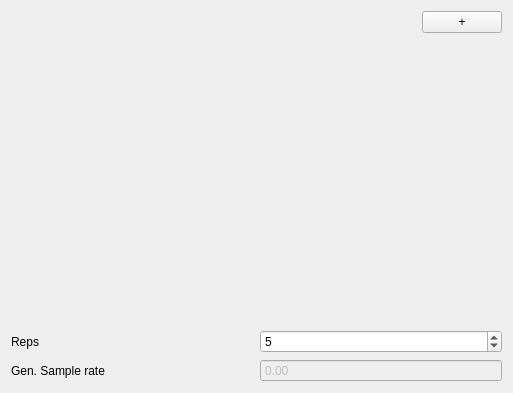
<?xml version="1.0" encoding="UTF-8"?>
<ui version="4.0">
 <class>ExploreStimEditor</class>
 <widget class="QWidget" name="ExploreStimEditor">
  <property name="geometry">
   <rect>
    <x>0</x>
    <y>0</y>
    <width>513</width>
    <height>393</height>
   </rect>
  </property>
  <property name="windowTitle">
   <string>Form</string>
  </property>
  <layout class="QVBoxLayout" name="verticalLayout">
   <item>
    <layout class="QHBoxLayout" name="_">
     <item>
      <layout class="QHBoxLayout" name="trackBtnLayout"/>
     </item>
     <item>
      <spacer name="horizontalSpacer">
       <property name="orientation">
        <enum>Qt::Horizontal</enum>
       </property>
       <property name="sizeHint" stdset="0">
        <size>
         <width>40</width>
         <height>20</height>
        </size>
       </property>
      </spacer>
     </item>
     <item>
      <widget class="QPushButton" name="addBtn">
       <property name="text">
        <string>+</string>
       </property>
      </widget>
     </item>
    </layout>
   </item>
   <item>
    <widget class="QStackedWidget" name="trackStack"/>
   </item>
   <item>
    <layout class="QGridLayout" name="gridLayout">
     <item row="0" column="1">
      <widget class="QSpinBox" name="exNrepsSpnbx">
       <property name="toolTip">
        <string>Number of presentations before plots reset</string>
       </property>
       <property name="minimum">
        <number>1</number>
       </property>
       <property name="maximum">
        <number>1000</number>
       </property>
       <property name="value">
        <number>5</number>
       </property>
      </widget>
     </item>
     <item row="1" column="0">
      <widget class="QLabel" name="label_6">
       <property name="text">
        <string>Gen. Sample rate</string>
       </property>
      </widget>
     </item>
     <item row="1" column="1">
      <widget class="SmartSpinBox" name="aosrSpnbx">
       <property name="enabled">
        <bool>false</bool>
       </property>
       <property name="toolTip">
        <string extracomment="You can't change this">Stimulus output sampling rate</string>
       </property>
       <property name="buttonSymbols">
        <enum>QAbstractSpinBox::NoButtons</enum>
       </property>
       <property name="maximum">
        <double>500000.000000000000000</double>
       </property>
      </widget>
     </item>
     <item row="0" column="0">
      <widget class="QLabel" name="label_39">
       <property name="text">
        <string>Reps</string>
       </property>
      </widget>
     </item>
    </layout>
   </item>
  </layout>
 </widget>
 <customwidgets>
  <customwidget>
   <class>SmartSpinBox</class>
   <extends>QDoubleSpinBox</extends>
   <header>sparkle.gui.stim.smart_spinbox</header>
  </customwidget>
 </customwidgets>
 <resources/>
 <connections/>
</ui>
